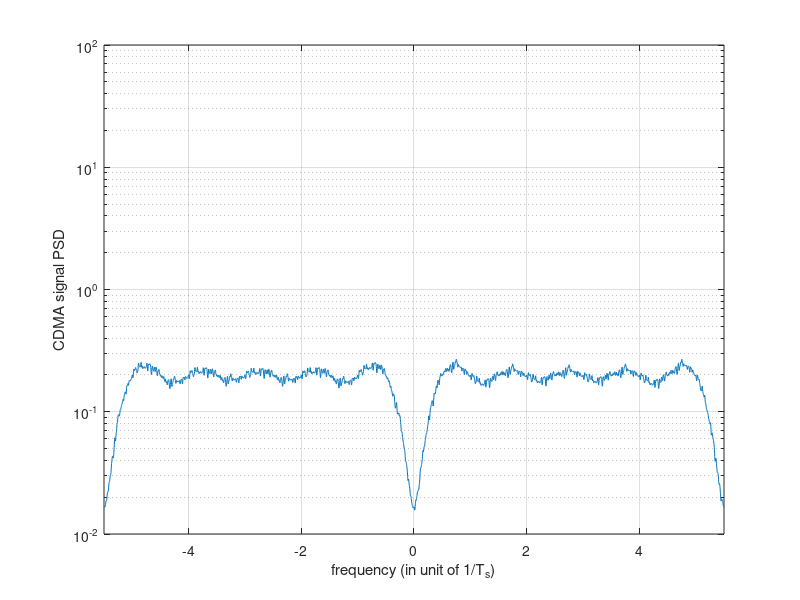
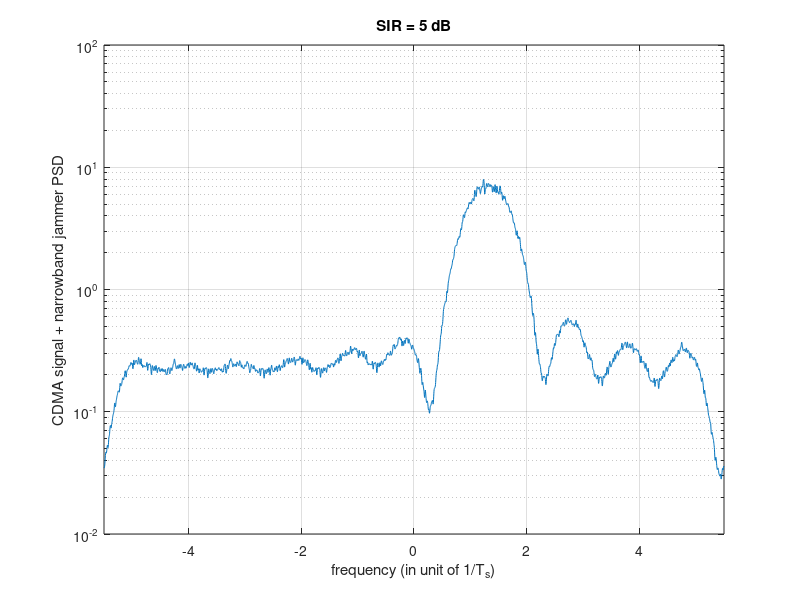
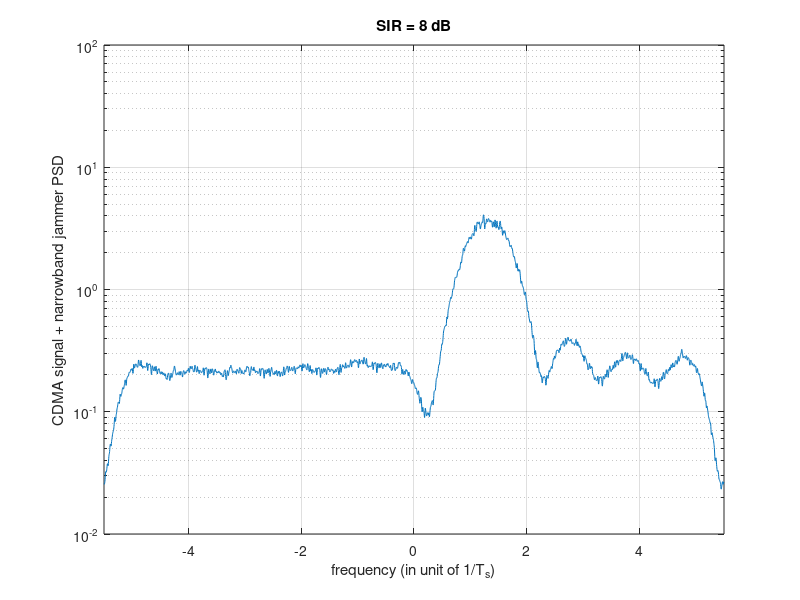
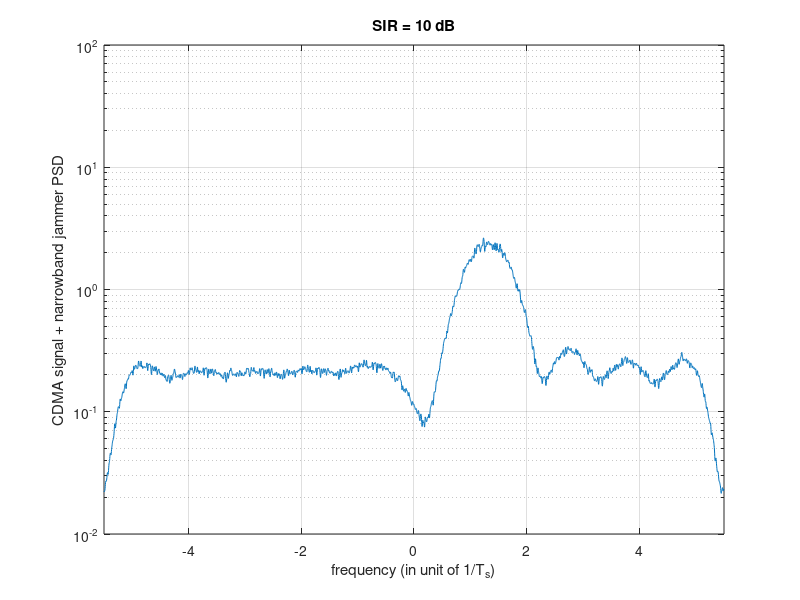

Recreate these plots in MATLAB, in order.
Ldata = 20000;      % data length in simulation; Must be divisible by 8
Lc = 11;            % spreading factor vs data rate.

% Generate QPSK modulation symbols
data_sym = 2*round(rand(Ldata, 1)) - 1 + 1j*(2*round(rand(Ldata, 1)) - 1);
jam_data = 2*round(rand(Ldata, 1)) - 1 + 1j*(2*round(rand(Ldata, 1)) - 1);

% Generating a spreading code
pcode = [1 1 1 -1 -1 -1 1 -1 -1 1 -1]';

% Now spread
x_in = kron(data_sym, pcode);

% Calculate and plot spectrum for CDMA signal without jamming
[P, x] = pwelch(x_in, [], [], 4096, Lc, 'twosided');
figure(1);
semilogy(x - Lc/2, fftshift(P));
axis([-Lc/2 Lc/2 1.e-2 1.e2]);
grid;
xfont = xlabel('frequency (in unit of 1/T_s)');
yfont = ylabel('CDMA signal PSD');
set(xfont, 'FontSize', 11); set(yfont, 'FontSize', 11);

% Iterate through different SIR values
SIR_values = [5, 8, 10, 20];
for s = 1:length(SIR_values)
   SIR = SIR_values(s);  % Signal to Interference Ratio is in dB
   Pj = 2*Lc / (10^(SIR/10)); % Calculate jamming power
  
   % Generate noise (AWGN)
   noiseq = randn(Ldata*Lc, 1) + 1j*randn(Ldata*Lc, 1); % Power is 2
   noiseq2 = rand(Ldata, 1) + 1j*rand(Ldata, 1);
  
   %% Add jamming sinusoid sampling frequency is fc = Lc
   jam_mod = kron(jam_data, ones(Lc, 1));
   jammer = sqrt(Pj/2)*jam_mod.*exp(1i*2*pi*0.12*(1:Ldata*Lc)).'; % fj/fc=0.12.
   jammer2 = sqrt(Pj/2)*jam_data.*exp(1i*2*pi*0.12*(1:Ldata)).';
  
   % Calculate and plot spectrum for CDMA signal with narrowband jamming
   [P, x] = pwelch(jammer+x_in, [], [], 4096, Lc, 'twosided');
   figure(1 + s);
   semilogy(x - Lc/2, fftshift(P));
   axis([-Lc/2 Lc/2 1.e-2 1.e2]);
   grid;
   xfont = xlabel('frequency (in unit of 1/T_s)');
   yfont = ylabel('CDMA signal + narrowband jammer PSD');
   title(sprintf('SIR = %d dB', SIR));
   set(xfont, 'FontSize', 11); set(yfont, 'FontSize', 11);
  
   % Calculate and plot BER
   BER = [];
   BER_az = [];
   BER_nss = [];
   BER_nss_jam = [];
   for i=1:10
       Eb2N(i) = (i-1);                      %(Eb/N in dB)
       Eb2N_num = 10^(Eb2N(i)/10);         % Eb/N in numeral
       Var_n = Lc/(2*Eb2N_num);            % 1/SNR is the noise variance
       signois = sqrt(Var_n);              % standard deviation
       awgnois = signois*noiseq;           % AWGN
       awgnois2 = signois*noiseq2;
       % Add noise to signals at the channel output
       y_out = x_in + awgnois + jammer;
       y_out2 = data_sym + awgnois2;
       y_out3 = data_sym + awgnois2 + jammer2;
       Y_out = reshape(y_out, Lc, Ldata).';
       % Despread first
       z_out = Y_out*pcode;
       z_out2 = y_out2;
       z_out3 = y_out3;
      
       % Decision based on the sign of the samples
       dec1 = sign(real(z_out)) + 1j*sign(imag(z_out));
       dec2 = sign(real(z_out2)) + 1j*sign(imag(z_out2));
       dec3 = sign(real(z_out3)) + 1j*sign(imag(z_out3));
       
       % Now compare against the original data to compute BER
       BER = [BER; sum([real(data_sym) ~= real(dec1); imag(data_sym) ~= imag(dec1)])/(2*Ldata)];
       BER_az = [BER_az; 0.5*erfc(sqrt(Eb2N_num))];          %analytical
       BER_nss = [BER_nss; sum([real(data_sym) ~= real(dec2); imag(data_sym) ~= imag(dec2)])/(2*Ldata)];
       BER_nss_jam = [BER_nss_jam; sum([real(data_sym) ~= real(dec3); imag(data_sym) ~= imag(dec3)])/(2*Ldata)];
   end
 
   % Plot BER
   figure(5 + s);
   figber = semilogy(Eb2N, BER_az, 'k-', Eb2N, BER, 'k-o', Eb2N, BER_nss, 'b-', Eb2N, BER_nss_jam, 'r-');
   hold on;
   title(sprintf('BER for SIR = %d dB', SIR));
   xlabel('E_b/N (dB)');
   ylabel('Bit error rate');
end

% Plotting configuration for BER
legend('No jamming', 'Narrowband jamming', 'No spreading', 'No spreading jammed', 'location', 'southwest');
set(figber, 'LineWidth', 2);

% Calculate and plot spectrum for non-spread QPSK signal
[P_qpsk, x_qpsk] = pwelch(data_sym, [], [], [4096], 1, 'twosided');
figure(10);
semilogy(x_qpsk - 0.5, fftshift(P_qpsk));
axis([-0.5 0.5 1.e-2 1.e2]);
grid;
xfont = xlabel('frequency (in unit of 1/T_s)');
yfont = ylabel('QPSK signal PSD');
title('Non-Spread QPSK Signal Spectrum');
set(xfont, 'FontSize', 11); set(yfont, 'FontSize', 11);

